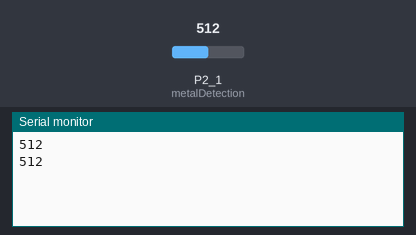
A sketch run on a simulated TI MSP430 LaunchPad. On the bench: the last lines printed to the serial monitor. Inputs (shaded band) come from the test bench; at power-on: P2_1 (metalDetection) = 512.

Above: at 1.8 s.
1.9 s: P2_1 (metalDetection) set to 716
At 2.8 s:
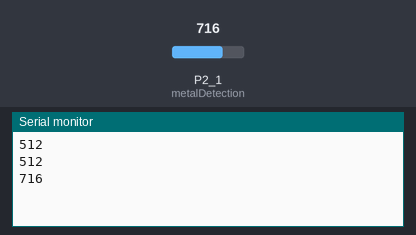
3.4 s: P2_1 (metalDetection) set to 900
At 4.4 s:
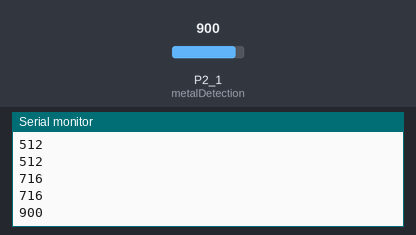
Timing chart, 0 to 6.4 s (numbered marks = the images above; inputs shaded):
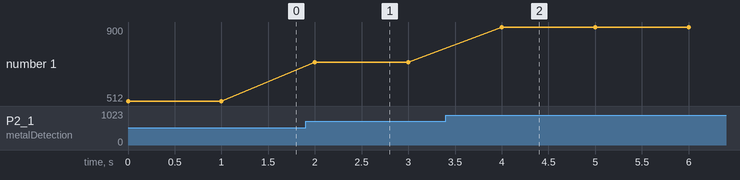

The sketch:

inductive_final.ino
```cpp
int monitoring;
int metalDetection = P2_1;

void setup()

{
  Serial.begin(9600);
}

void loop()

{
  monitoring = analogRead(metalDetection);

  Serial.println(monitoring);
  delay(1000);
}
```

Measured:
- after the input at 1.9 s, the serial monitor: prints a new line after 0.10 s (image 1)
- after the input at 3.4 s, the serial monitor: prints a new line after 0.60 s (image 2)
- plotted number 1: 512 → 716 after the input at 1.9 s, 716 → 900 after the input at 3.4 s
